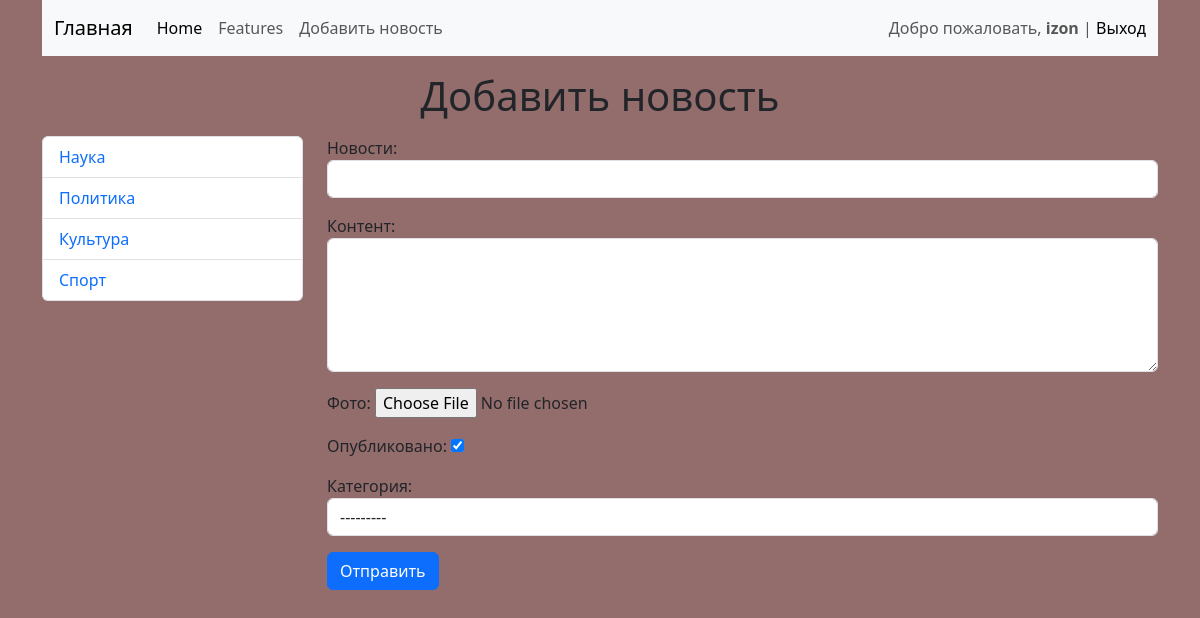
The page /add_news (signed in) on the database its author committed.
### news/models.py (models this page shows)
class Category(models.Model):
    title = models.CharField(max_length=150, verbose_name='Категория')
    def __str__(self):
        return self.title
    class Meta:
        verbose_name = 'Категория'
        verbose_name_plural = 'Категории'
    def get_absolute_url(self):
        return reverse('category', kwargs={'category_id': self.pk})

### news/views.py (the view)
# urls.py: path('add_news', CreateNews.as_view(), name='add_news'),
class CreateNews(LoginRequiredMixin, CreateView):
    form_class = FormView
    template_name = 'news/add_news.html'
    context_object_name = 'form'
    login_url = '/admin/'

### news/forms.py
class FormView(forms.ModelForm):
    class Meta:
        model = News
        fields = ['title', 'content', 'photo', 'is_published', 'category']
        widgets = {
            'title': forms.TextInput(attrs={'class': 'form-control'}),
            'content': forms.Textarea(attrs={'class': 'form-control', 'rows': 5}),
            'category': forms.Select(attrs={'class': 'form-control'})
        }

### news/templatetags/category_list.py (called while the page is built)
@register.inclusion_tag('news/inc/_sidebar.html')
def load_category_list():
    return {'categories': Category.objects.all()}

### news/templates/news/add_news.html (shortened to what this page needs)
{% extends 'base.html' %}
{% block title %}
Добавить новость
{% endblock %}
{% block content %}
<form action="{% url 'add_news' %}" method="POST" enctype="multipart/form-data">
    {{ form.as_p }}
    <button type="submit" class="btn btn-primary">Отправить</button>
</form>
{% endblock %}

### news/templates/news/inc/_navbar.html
<nav class="navbar navbar-expand-lg bg-body-tertiary">
    <div class="container-fluid">
        <a class="navbar-brand" href="{% url 'home' %}">Главная</a>
        <div class="collapse navbar-collapse" id="navbarNavAltMarkup">
            <ul class="navbar-nav me-auto mb-2 mb-lg-0">
                <div class="navbar-nav">
                    <a class="nav-link active" aria-current="page" href="#">Home</a>
                    <a class="nav-link" href="#">Features</a>
                    {% if user.is_authenticated %}
                    <a class="nav-link" href="{% url 'add_news' %}">Добавить новость</a>
                    {% endif %}
                </div>
            </ul>
           <span class="navbar-text">
          {% if user.is_authenticated %}
               Добро пожаловать, <strong>{{user}}</strong> | <a href="{% url 'logout' %}">Выход</a>
          {% else %}
                <a href="{% url 'register' %}">Регистрация</a> | <a href="{% url 'login' %}">Вход</a>
          {% endif %}
            </span>
        </div>
    </div>
</nav>

### news/templates/news/inc/_sidebar.html
<ul class="list-group">
    {% for item in categories %}
        <li class="list-group-item"><a href="{{ item.get_absolute_url }}">{{ item.title }}</a> </li>
    {% endfor %}
</ul>

### mysite/static/css/style.css (style rules this page uses)
body { background-color: #936c6c; }
a:link { text-decoration:none; }

### rows shown on the page
Category: title "Наука"
Category: title "Политика"
Category: title "Культура"
Category: title "Спорт"

### other values the page prints
{{ user }} "izon"
